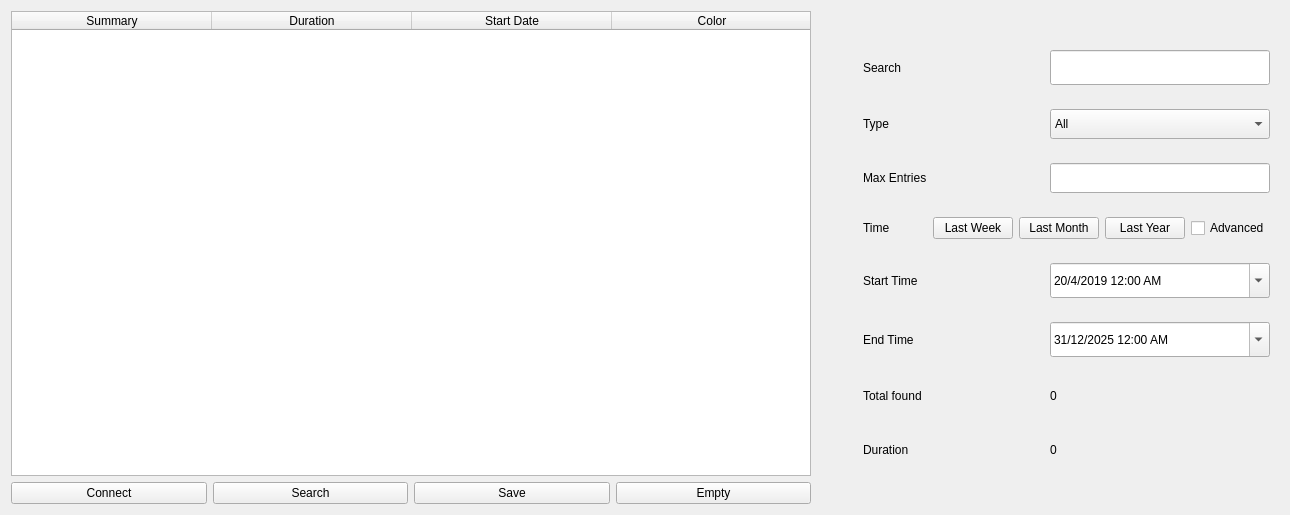
<?xml version="1.0" encoding="UTF-8"?>
<ui version="4.0">
 <class>Form</class>
 <widget class="QWidget" name="Form">
  <property name="geometry">
   <rect>
    <x>0</x>
    <y>0</y>
    <width>1290</width>
    <height>515</height>
   </rect>
  </property>
  <property name="windowTitle">
   <string>Calendar Manager</string>
  </property>
  <layout class="QGridLayout" name="gridLayout">
   <item row="0" column="0">
    <layout class="QHBoxLayout" name="horizontalLayout_5">
     <item>
      <layout class="QVBoxLayout" name="verticalLayout">
       <item>
        <layout class="QHBoxLayout" name="horizontalLayout"/>
       </item>
      </layout>
     </item>
     <item>
      <layout class="QVBoxLayout" name="verticalLayout_3">
       <item>
        <widget class="EventsTable" name="tableWidget">
         <property name="minimumSize">
          <size>
           <width>800</width>
           <height>0</height>
          </size>
         </property>
         <property name="maximumSize">
          <size>
           <width>800</width>
           <height>16777215</height>
          </size>
         </property>
         <property name="verticalScrollBarPolicy">
          <enum>Qt::ScrollBarAsNeeded</enum>
         </property>
         <property name="horizontalScrollBarPolicy">
          <enum>Qt::ScrollBarAlwaysOff</enum>
         </property>
         <property name="autoScroll">
          <bool>false</bool>
         </property>
         <property name="editTriggers">
          <set>QAbstractItemView::NoEditTriggers</set>
         </property>
         <property name="selectionMode">
          <enum>QAbstractItemView::NoSelection</enum>
         </property>
         <property name="sortingEnabled">
          <bool>true</bool>
         </property>
         <attribute name="horizontalHeaderDefaultSectionSize">
          <number>200</number>
         </attribute>
         <attribute name="horizontalHeaderMinimumSectionSize">
          <number>200</number>
         </attribute>
         <column>
          <property name="text">
           <string>Summary</string>
          </property>
         </column>
         <column>
          <property name="text">
           <string>Duration</string>
          </property>
         </column>
         <column>
          <property name="text">
           <string>Start Date</string>
          </property>
         </column>
         <column>
          <property name="text">
           <string>Color</string>
          </property>
         </column>
        </widget>
       </item>
       <item>
        <layout class="QHBoxLayout" name="horizontalLayout_9">
         <item>
          <widget class="QPushButton" name="pushButton">
           <property name="text">
            <string>Connect</string>
           </property>
          </widget>
         </item>
         <item>
          <widget class="QPushButton" name="pushButton_2">
           <property name="text">
            <string>Search</string>
           </property>
          </widget>
         </item>
         <item>
          <widget class="QPushButton" name="pushButton_3">
           <property name="text">
            <string>Save</string>
           </property>
          </widget>
         </item>
         <item>
          <widget class="QPushButton" name="pushButton_7">
           <property name="text">
            <string>Empty</string>
           </property>
          </widget>
         </item>
        </layout>
       </item>
      </layout>
     </item>
     <item>
      <spacer name="horizontalSpacer_4">
       <property name="orientation">
        <enum>Qt::Horizontal</enum>
       </property>
       <property name="sizeHint" stdset="0">
        <size>
         <width>40</width>
         <height>20</height>
        </size>
       </property>
      </spacer>
     </item>
     <item>
      <layout class="QVBoxLayout" name="verticalLayout_2">
       <item>
        <spacer name="verticalSpacer">
         <property name="orientation">
          <enum>Qt::Vertical</enum>
         </property>
         <property name="sizeHint" stdset="0">
          <size>
           <width>20</width>
           <height>40</height>
          </size>
         </property>
        </spacer>
       </item>
       <item>
        <widget class="QWidget" name="search_widget" native="true">
         <layout class="QHBoxLayout" name="sear">
          <item>
           <widget class="QLabel" name="label_7">
            <property name="text">
             <string>Search</string>
            </property>
           </widget>
          </item>
          <item>
           <spacer name="horizontalSpacer_7">
            <property name="orientation">
             <enum>Qt::Horizontal</enum>
            </property>
            <property name="sizeHint" stdset="0">
             <size>
              <width>40</width>
              <height>20</height>
             </size>
            </property>
           </spacer>
          </item>
          <item>
           <widget class="QLineEdit" name="lineEdit_2">
            <property name="minimumSize">
             <size>
              <width>220</width>
              <height>35</height>
             </size>
            </property>
            <property name="maximumSize">
             <size>
              <width>220</width>
              <height>35</height>
             </size>
            </property>
           </widget>
          </item>
         </layout>
        </widget>
       </item>
       <item>
        <widget class="QWidget" name="type_widget_2" native="true">
         <layout class="QHBoxLayout" name="type_widget">
          <item>
           <widget class="QLabel" name="label">
            <property name="text">
             <string>Type</string>
            </property>
           </widget>
          </item>
          <item>
           <spacer name="horizontalSpacer_3">
            <property name="orientation">
             <enum>Qt::Horizontal</enum>
            </property>
            <property name="sizeHint" stdset="0">
             <size>
              <width>40</width>
              <height>20</height>
             </size>
            </property>
           </spacer>
          </item>
          <item>
           <widget class="QComboBox" name="comboBox">
            <property name="minimumSize">
             <size>
              <width>220</width>
              <height>30</height>
             </size>
            </property>
            <property name="maximumSize">
             <size>
              <width>220</width>
              <height>30</height>
             </size>
            </property>
            <property name="maxVisibleItems">
             <number>3</number>
            </property>
            <item>
             <property name="text">
              <string>All</string>
             </property>
            </item>
            <item>
             <property name="text">
              <string>Lavender</string>
             </property>
            </item>
            <item>
             <property name="text">
              <string>Esmerald Green</string>
             </property>
            </item>
            <item>
             <property name="text">
              <string>Intense purple</string>
             </property>
            </item>
            <item>
             <property name="text">
              <string>Turquoise</string>
             </property>
            </item>
            <item>
             <property name="text">
              <string>Egg Yellow</string>
             </property>
            </item>
            <item>
             <property name="text">
              <string>Mandarin orange</string>
             </property>
            </item>
            <item>
             <property name="text">
              <string>Pink Bubblegum</string>
             </property>
            </item>
            <item>
             <property name="text">
              <string>Graphite</string>
             </property>
            </item>
            <item>
             <property name="text">
              <string>Blueberry Blue</string>
             </property>
            </item>
            <item>
             <property name="text">
              <string>Moss Green</string>
             </property>
            </item>
            <item>
             <property name="text">
              <string>Tomato</string>
             </property>
            </item>
           </widget>
          </item>
         </layout>
        </widget>
       </item>
       <item>
        <widget class="QWidget" name="max_entries_widget" native="true">
         <layout class="QHBoxLayout" name="horizontalLayout_3">
          <item>
           <widget class="QLabel" name="label_2">
            <property name="text">
             <string>Max Entries</string>
            </property>
           </widget>
          </item>
          <item>
           <spacer name="horizontalSpacer_2">
            <property name="orientation">
             <enum>Qt::Horizontal</enum>
            </property>
            <property name="sizeHint" stdset="0">
             <size>
              <width>40</width>
              <height>20</height>
             </size>
            </property>
           </spacer>
          </item>
          <item>
           <widget class="QLineEdit" name="lineEdit">
            <property name="minimumSize">
             <size>
              <width>220</width>
              <height>30</height>
             </size>
            </property>
            <property name="maximumSize">
             <size>
              <width>220</width>
              <height>30</height>
             </size>
            </property>
            <property name="inputMask">
             <string/>
            </property>
            <property name="placeholderText">
             <string/>
            </property>
           </widget>
          </item>
         </layout>
        </widget>
       </item>
       <item>
        <widget class="QWidget" name="basic_time_widget" native="true">
         <layout class="QHBoxLayout" name="horizontalLayout_11">
          <item>
           <widget class="QLabel" name="label_10">
            <property name="text">
             <string>Time</string>
            </property>
           </widget>
          </item>
          <item>
           <spacer name="horizontalSpacer_8">
            <property name="orientation">
             <enum>Qt::Horizontal</enum>
            </property>
            <property name="sizeHint" stdset="0">
             <size>
              <width>40</width>
              <height>20</height>
             </size>
            </property>
           </spacer>
          </item>
          <item>
           <widget class="QPushButton" name="pushButton_4">
            <property name="text">
             <string>Last Week</string>
            </property>
           </widget>
          </item>
          <item>
           <widget class="QPushButton" name="pushButton_5">
            <property name="text">
             <string>Last Month</string>
            </property>
           </widget>
          </item>
          <item>
           <widget class="QPushButton" name="pushButton_6">
            <property name="text">
             <string>Last Year</string>
            </property>
           </widget>
          </item>
          <item>
           <widget class="QCheckBox" name="checkBox">
            <property name="text">
             <string>Advanced</string>
            </property>
           </widget>
          </item>
         </layout>
        </widget>
       </item>
       <item>
        <widget class="QWidget" name="start_time_widget" native="true">
         <layout class="QHBoxLayout" name="start_time_layout">
          <item>
           <widget class="QLabel" name="start_time_label">
            <property name="enabled">
             <bool>true</bool>
            </property>
            <property name="text">
             <string>Start Time</string>
            </property>
           </widget>
          </item>
          <item>
           <spacer name="start_time_spacer">
            <property name="enabled">
             <bool>true</bool>
            </property>
            <property name="orientation">
             <enum>Qt::Horizontal</enum>
            </property>
            <property name="sizeHint" stdset="0">
             <size>
              <width>40</width>
              <height>20</height>
             </size>
            </property>
           </spacer>
          </item>
          <item>
           <widget class="QDateTimeEdit" name="start_time">
            <property name="enabled">
             <bool>true</bool>
            </property>
            <property name="minimumSize">
             <size>
              <width>220</width>
              <height>35</height>
             </size>
            </property>
            <property name="maximumSize">
             <size>
              <width>220</width>
              <height>35</height>
             </size>
            </property>
            <property name="date">
             <date>
              <year>2019</year>
              <month>4</month>
              <day>20</day>
             </date>
            </property>
            <property name="displayFormat">
             <string>d/M/yyyy h:mm AP</string>
            </property>
            <property name="calendarPopup">
             <bool>true</bool>
            </property>
           </widget>
          </item>
         </layout>
        </widget>
       </item>
       <item>
        <widget class="QWidget" name="end_time_widget" native="true">
         <layout class="QHBoxLayout" name="end_time_layout">
          <item>
           <widget class="QLabel" name="end_time_label">
            <property name="text">
             <string>End Time</string>
            </property>
           </widget>
          </item>
          <item>
           <spacer name="end_time_spacer">
            <property name="orientation">
             <enum>Qt::Horizontal</enum>
            </property>
            <property name="sizeHint" stdset="0">
             <size>
              <width>40</width>
              <height>20</height>
             </size>
            </property>
           </spacer>
          </item>
          <item>
           <widget class="QDateTimeEdit" name="end_time">
            <property name="minimumSize">
             <size>
              <width>220</width>
              <height>35</height>
             </size>
            </property>
            <property name="maximumSize">
             <size>
              <width>220</width>
              <height>35</height>
             </size>
            </property>
            <property name="date">
             <date>
              <year>2025</year>
              <month>12</month>
              <day>31</day>
             </date>
            </property>
            <property name="maximumDateTime">
             <datetime>
              <hour>13</hour>
              <minute>59</minute>
              <second>59</second>
              <year>9925</year>
              <month>12</month>
              <day>31</day>
             </datetime>
            </property>
            <property name="displayFormat">
             <string>d/M/yyyy h:mm AP</string>
            </property>
            <property name="calendarPopup">
             <bool>true</bool>
            </property>
           </widget>
          </item>
         </layout>
        </widget>
       </item>
       <item>
        <widget class="QWidget" name="total_widget_2" native="true">
         <layout class="QHBoxLayout" name="total_widget">
          <item>
           <widget class="QLabel" name="label_3">
            <property name="text">
             <string>Total found</string>
            </property>
           </widget>
          </item>
          <item>
           <spacer name="horizontalSpacer">
            <property name="orientation">
             <enum>Qt::Horizontal</enum>
            </property>
            <property name="sizeHint" stdset="0">
             <size>
              <width>40</width>
              <height>20</height>
             </size>
            </property>
           </spacer>
          </item>
          <item>
           <widget class="QLabel" name="label_4">
            <property name="minimumSize">
             <size>
              <width>220</width>
              <height>30</height>
             </size>
            </property>
            <property name="maximumSize">
             <size>
              <width>220</width>
              <height>30</height>
             </size>
            </property>
            <property name="text">
             <string>0</string>
            </property>
           </widget>
          </item>
         </layout>
        </widget>
       </item>
       <item>
        <widget class="QWidget" name="duration_widget" native="true">
         <layout class="QHBoxLayout" name="horizontalLayout_10">
          <item>
           <widget class="QLabel" name="label_8">
            <property name="text">
             <string>Duration</string>
            </property>
           </widget>
          </item>
          <item>
           <spacer name="horizontalSpacer_9">
            <property name="orientation">
             <enum>Qt::Horizontal</enum>
            </property>
            <property name="sizeHint" stdset="0">
             <size>
              <width>40</width>
              <height>20</height>
             </size>
            </property>
           </spacer>
          </item>
          <item>
           <widget class="QLabel" name="label_9">
            <property name="minimumSize">
             <size>
              <width>220</width>
              <height>30</height>
             </size>
            </property>
            <property name="maximumSize">
             <size>
              <width>220</width>
              <height>30</height>
             </size>
            </property>
            <property name="text">
             <string>0</string>
            </property>
           </widget>
          </item>
         </layout>
        </widget>
       </item>
       <item>
        <spacer name="verticalSpacer_2">
         <property name="orientation">
          <enum>Qt::Vertical</enum>
         </property>
         <property name="sizeHint" stdset="0">
          <size>
           <width>20</width>
           <height>40</height>
          </size>
         </property>
        </spacer>
       </item>
      </layout>
     </item>
    </layout>
   </item>
  </layout>
 </widget>
 <customwidgets>
  <customwidget>
   <class>EventsTable</class>
   <extends>QTableWidget</extends>
   <header>events_table</header>
   <slots>
    <signal>send_entries(int)</signal>
    <signal>send_duration(QString)</signal>
    <slot>connect_api()</slot>
    <slot>add_list_elements()</slot>
    <slot>set_search_entry(QString)</slot>
    <slot>filter_color(int)</slot>
    <slot>set_max_entries(QString)</slot>
    <slot>set_start_time(QDateTime)</slot>
    <slot>set_end_time(QDateTime)</slot>
    <slot>save_data()</slot>
    <slot>set_last_week()</slot>
    <slot>set_last_month()</slot>
    <slot>set_last_year()</slot>
    <slot>empty_table()</slot>
   </slots>
  </customwidget>
 </customwidgets>
 <resources/>
 <connections>
  <connection>
   <sender>pushButton</sender>
   <signal>clicked()</signal>
   <receiver>pushButton</receiver>
   <slot>hide()</slot>
   <hints>
    <hint type="sourcelabel">
     <x>154</x>
     <y>505</y>
    </hint>
    <hint type="destinationlabel">
     <x>116</x>
     <y>505</y>
    </hint>
   </hints>
  </connection>
  <connection>
   <sender>pushButton</sender>
   <signal>clicked()</signal>
   <receiver>tableWidget</receiver>
   <slot>connect_api()</slot>
   <hints>
    <hint type="sourcelabel">
     <x>213</x>
     <y>505</y>
    </hint>
    <hint type="destinationlabel">
     <x>266</x>
     <y>293</y>
    </hint>
   </hints>
  </connection>
  <connection>
   <sender>pushButton_2</sender>
   <signal>clicked()</signal>
   <receiver>tableWidget</receiver>
   <slot>add_list_elements()</slot>
   <hints>
    <hint type="sourcelabel">
     <x>414</x>
     <y>505</y>
    </hint>
    <hint type="destinationlabel">
     <x>418</x>
     <y>257</y>
    </hint>
   </hints>
  </connection>
  <connection>
   <sender>pushButton_3</sender>
   <signal>clicked()</signal>
   <receiver>tableWidget</receiver>
   <slot>save_data()</slot>
   <hints>
    <hint type="sourcelabel">
     <x>615</x>
     <y>505</y>
    </hint>
    <hint type="destinationlabel">
     <x>688</x>
     <y>368</y>
    </hint>
   </hints>
  </connection>
  <connection>
   <sender>lineEdit_2</sender>
   <signal>textChanged(QString)</signal>
   <receiver>tableWidget</receiver>
   <slot>set_search_entry(QString)</slot>
   <hints>
    <hint type="sourcelabel">
     <x>1275</x>
     <y>99</y>
    </hint>
    <hint type="destinationlabel">
     <x>713</x>
     <y>111</y>
    </hint>
   </hints>
  </connection>
  <connection>
   <sender>comboBox</sender>
   <signal>currentIndexChanged(int)</signal>
   <receiver>tableWidget</receiver>
   <slot>filter_color(int)</slot>
   <hints>
    <hint type="sourcelabel">
     <x>1275</x>
     <y>147</y>
    </hint>
    <hint type="destinationlabel">
     <x>791</x>
     <y>158</y>
    </hint>
   </hints>
  </connection>
  <connection>
   <sender>lineEdit</sender>
   <signal>textChanged(QString)</signal>
   <receiver>tableWidget</receiver>
   <slot>set_max_entries(QString)</slot>
   <hints>
    <hint type="sourcelabel">
     <x>1275</x>
     <y>195</y>
    </hint>
    <hint type="destinationlabel">
     <x>795</x>
     <y>194</y>
    </hint>
   </hints>
  </connection>
  <connection>
   <sender>start_time</sender>
   <signal>dateTimeChanged(QDateTime)</signal>
   <receiver>tableWidget</receiver>
   <slot>set_start_time(QDateTime)</slot>
   <hints>
    <hint type="sourcelabel">
     <x>1069</x>
     <y>282</y>
    </hint>
    <hint type="destinationlabel">
     <x>752</x>
     <y>283</y>
    </hint>
   </hints>
  </connection>
  <connection>
   <sender>end_time</sender>
   <signal>dateTimeChanged(QDateTime)</signal>
   <receiver>tableWidget</receiver>
   <slot>set_end_time(QDateTime)</slot>
   <hints>
    <hint type="sourcelabel">
     <x>1275</x>
     <y>354</y>
    </hint>
    <hint type="destinationlabel">
     <x>774</x>
     <y>324</y>
    </hint>
   </hints>
  </connection>
  <connection>
   <sender>tableWidget</sender>
   <signal>send_entries(int)</signal>
   <receiver>label_4</receiver>
   <slot>setNum(int)</slot>
   <hints>
    <hint type="sourcelabel">
     <x>786</x>
     <y>364</y>
    </hint>
    <hint type="destinationlabel">
     <x>1275</x>
     <y>402</y>
    </hint>
   </hints>
  </connection>
  <connection>
   <sender>tableWidget</sender>
   <signal>send_duration(QString)</signal>
   <receiver>label_9</receiver>
   <slot>setText(QString)</slot>
   <hints>
    <hint type="sourcelabel">
     <x>802</x>
     <y>412</y>
    </hint>
    <hint type="destinationlabel">
     <x>1275</x>
     <y>450</y>
    </hint>
   </hints>
  </connection>
  <connection>
   <sender>checkBox</sender>
   <signal>toggled(bool)</signal>
   <receiver>start_time_widget</receiver>
   <slot>setVisible(bool)</slot>
   <hints>
    <hint type="sourcelabel">
     <x>1197</x>
     <y>232</y>
    </hint>
    <hint type="destinationlabel">
     <x>936</x>
     <y>271</y>
    </hint>
   </hints>
  </connection>
  <connection>
   <sender>checkBox</sender>
   <signal>toggled(bool)</signal>
   <receiver>end_time_widget</receiver>
   <slot>setVisible(bool)</slot>
   <hints>
    <hint type="sourcelabel">
     <x>1192</x>
     <y>243</y>
    </hint>
    <hint type="destinationlabel">
     <x>973</x>
     <y>317</y>
    </hint>
   </hints>
  </connection>
  <connection>
   <sender>pushButton_4</sender>
   <signal>clicked()</signal>
   <receiver>tableWidget</receiver>
   <slot>set_last_week()</slot>
   <hints>
    <hint type="sourcelabel">
     <x>927</x>
     <y>240</y>
    </hint>
    <hint type="destinationlabel">
     <x>746</x>
     <y>235</y>
    </hint>
   </hints>
  </connection>
  <connection>
   <sender>pushButton_5</sender>
   <signal>clicked()</signal>
   <receiver>tableWidget</receiver>
   <slot>set_last_month()</slot>
   <hints>
    <hint type="sourcelabel">
     <x>1012</x>
     <y>237</y>
    </hint>
    <hint type="destinationlabel">
     <x>765</x>
     <y>260</y>
    </hint>
   </hints>
  </connection>
  <connection>
   <sender>pushButton_6</sender>
   <signal>clicked()</signal>
   <receiver>tableWidget</receiver>
   <slot>set_last_year()</slot>
   <hints>
    <hint type="sourcelabel">
     <x>1106</x>
     <y>236</y>
    </hint>
    <hint type="destinationlabel">
     <x>774</x>
     <y>217</y>
    </hint>
   </hints>
  </connection>
  <connection>
   <sender>pushButton_7</sender>
   <signal>clicked()</signal>
   <receiver>tableWidget</receiver>
   <slot>empty_table()</slot>
   <hints>
    <hint type="sourcelabel">
     <x>769</x>
     <y>490</y>
    </hint>
    <hint type="destinationlabel">
     <x>605</x>
     <y>408</y>
    </hint>
   </hints>
  </connection>
 </connections>
</ui>
